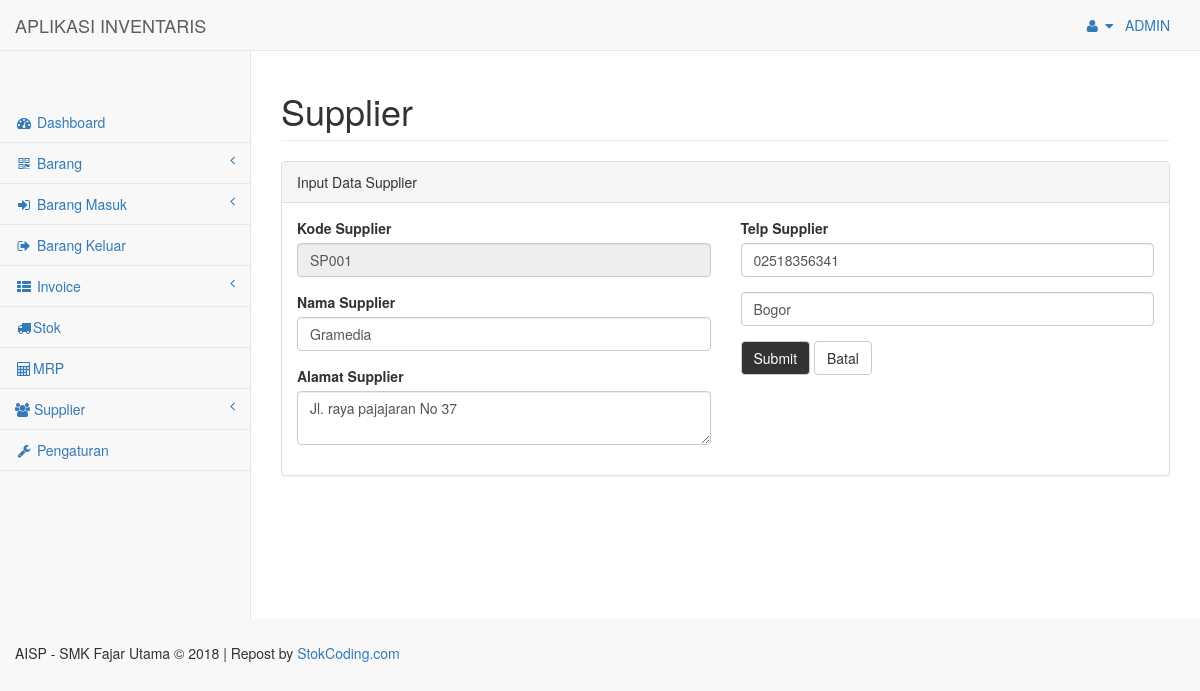
Page /supplier.php?id=SP001&page=updatesupplier (signed in) on the committed database.
### tables this page shows
CREATE TABLE `tbl_supplier` (
  `kode_supplier` varchar(5) NOT NULL,
  `nama_supplier` varchar(35) NOT NULL,
  `alamat_supplier` varchar(50) NOT NULL,
  `telp_supplier` varchar(25) NOT NULL,
  `kota_supplier` varchar(20) NOT NULL
);

### config/Class_Supplier.php (called while the page is built, shortened)
<?php
class Class_Supplier
{
    function edit_supplier($kode_supplier)
    {
        include("config.php");
        $sql = "select * from tbl_supplier where kode_supplier='".$kode_supplier."'";
        $data = mysqli_query($conn,$sql);
        while ($d=mysqli_fetch_assoc($data)) {
            $hasil[] = $d;
        }
        return $hasil;
    }
}
 ?>

### supplier/edit_supplier.php (the view, shortened to what this page needs)
<div class="row">
    <div class="col-lg-12">
        <h1 class="page-header">Supplier</h1>
    </div>
</div>
<div class="row">
    <div class="col-lg-12">
        <div class="panel panel-default">
            <div class="panel-heading">
                Input Data Supplier
            </div>
            <div class="panel-body">
                <?php
                 foreach ($cs->edit_supplier($_GET['id']) as $row) {
                 ?>
                <div class="row">
                    <div class="col-lg-6">
                    <form action="supplier/proses_supplier.php?aksi=update" method="post" enctype="multipart/form-data">
                <div class="form-group ">
                    <label for="">Kode Supplier</label>
                    <input type="text" placeholder="kode Supplier" name="kode_supplier" class="form-control" required value="<?=$row['kode_supplier']?>" readonly>
                </div>
                <div class="form-group ">
                    <label for="">Nama Supplier</label>
                    <input type="text" placeholder="Nama Supplier" name="nama_supplier" class="form-control" required value="<?=$row['nama_supplier']?>">
                </div>
                <div class="form-group ">
                    <label for="">Alamat Supplier</label>
                    <textarea name="alamat_supplier" class="form-control" required placeholder="Alamat Supplier"><?=$row['alamat_supplier']?></textarea>
                </div>
            </div>
            <div class="col-lg-6">
                <div class="form-group ">
                    <label for="">Telp Supplier</label>
                    <input type="text" placeholder="Telp Supplier" name="telp_supplier" class="form-control" required value="<?=$row['telp_supplier']?>">
                </div>
                <div class="form-group ">
                    <input type="text" placeholder="Kota Supplier" name="kota_supplier" class="form-control" required value="<?=$row['kota_supplier']?>">
                </div>
                            <div class="form-group">
                            <button type="submit" name="submit" value="Simpan" class="btn btn-default" style="background-color: #333; color: #fff;">Submit</button>
                            <a href='?page=databarang' class="btn btn-default" >Batal</a>
                            </div>
                        </div>
                        <?php } ?>
                    </div>
                </div>
            </div>
        </div>
    </div>
</div>

### rows in the picture
tbl_supplier: kode_supplier "SP001", nama_supplier "Gramedia", alamat_supplier "Jl. raya pajajaran No 37", telp_supplier "02518356341", kota_supplier "Bogor"

### other values in the picture
$_SESSION["username"] "ADMIN"
